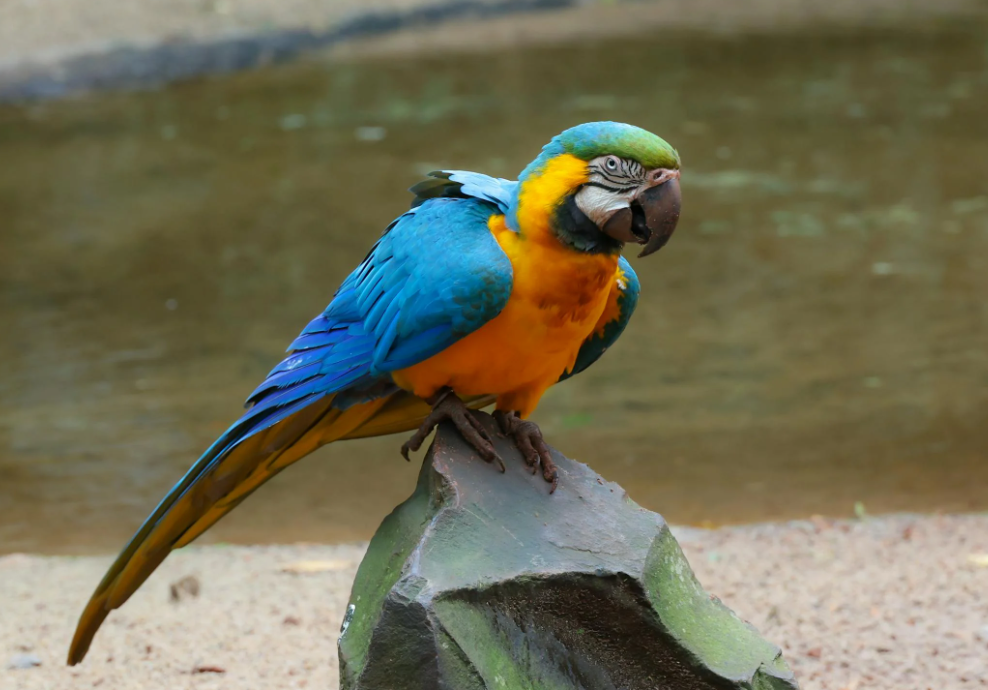
#> input picture img_data/anhchim2.png, 988 x 690 px
$ jupyter execute lab6.ipynb
#> lines starting #> are read from the running program, lines starting #| are printed output that depends on the picture
[cell 1]
import cv2
import numpy as np
import matplotlib.pyplot as plt
import os

# 1. ĐỌC ẢNH
img_path = os.path.join('.', 'img_data', 'anhchim2.png')
img = cv2.imread(img_path)
#> img is the input picture: shape (690, 988, 3); mean B, G, R 85.9, 110.4, 112.9

if img is None:
    print("Không tìm thấy ảnh tại:", img_path)
    exit()

img_gray = cv2.cvtColor(img, cv2.COLOR_BGR2GRAY)
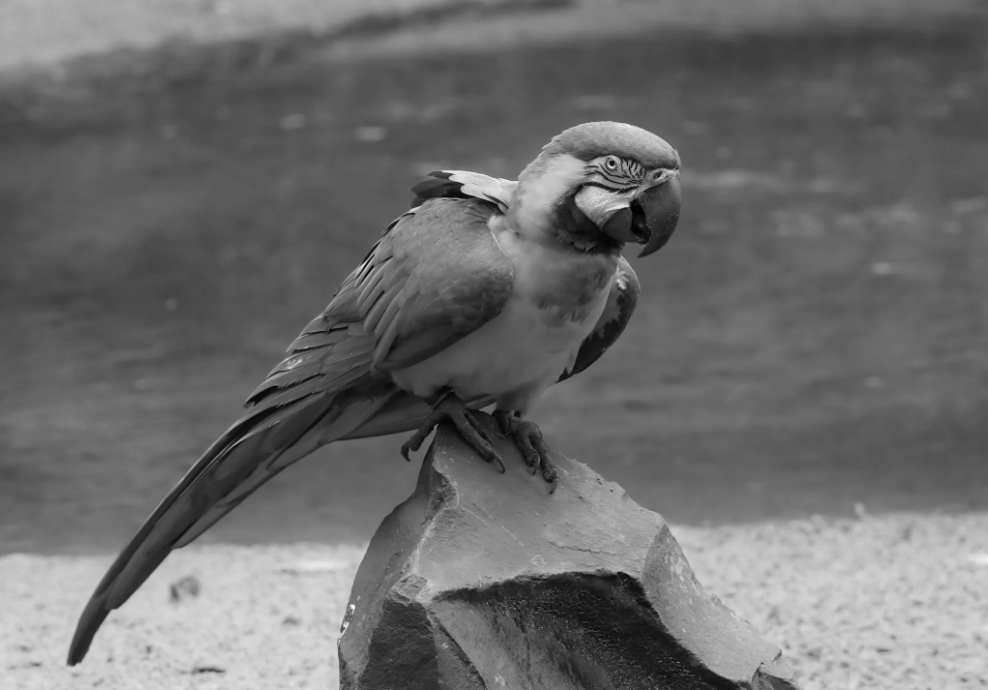
#> img_gray: shape (690, 988); min 1, max 250, mean 108.3

k_size = 7
kernel = np.ones((k_size, k_size), dtype=np.float32) / (k_size * k_size)

# CÁCH 1: DÙNG HÀM TỰ VIẾT (Manual Convolution)

def manual_convolution(image, kernel):
    h, w = image.shape
#> h = 690; w = 988
    k = kernel.shape[0]
    pad = k // 2


    output = np.zeros((h, w), dtype=np.float32)
    padded = np.pad(image, ((pad, pad), (pad, pad)), mode='constant')
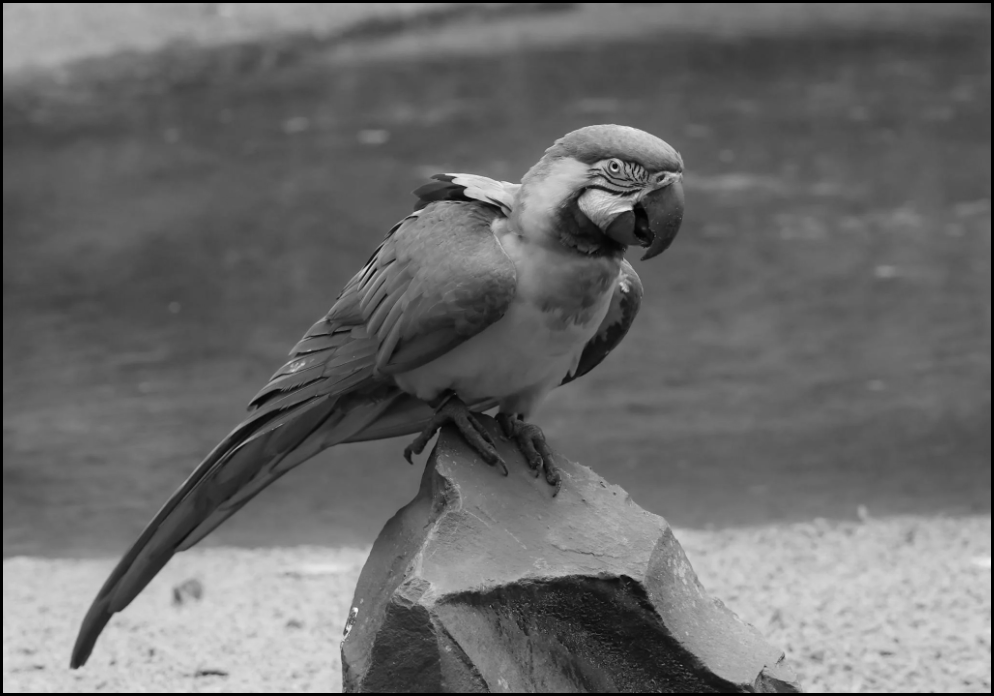
#> padded: shape (696, 994); min 0, max 250, mean 106.7

    # Thực hiện trượt cửa sổ
    for y in range(h):
        for x in range(w):
            region = padded[y:y+k, x:x+k]
            value = np.sum(region * kernel)
            output[y, x] = value

    return np.clip(output, 0, 255).astype(np.uint8)

result_manual = manual_convolution(img_gray, kernel)


# CÁCH 2: DÙNG THƯ VIỆN OPENCV

# Theo tài liệu OpenCV, có 2 cách phổ biến để làm mờ
# Cách A: Dùng hàm blur chuyên dụng
result_opencv = cv2.blur(img_gray, (k_size, k_size))

# Cách B: Dùng filter2D (tổng quát hơn) làm mờ, làm nét, tìm cạnh, trích xuất đặc trưng
# result_opencv = cv2.filter2D(img_gray, -1, kernel)


# HIỂN THỊ
titles = ['Original Gray', 'Manual Convolution', 'OpenCV Blur']
images = [img_gray, result_manual, result_opencv]

plt.figure(figsize=(15, 5))
for i in range(3):
    plt.subplot(1, 3, i+1)
    plt.imshow(images[i], cmap='gray')
    plt.title(titles[i])
    plt.axis("off")

plt.tight_layout()
plt.show()
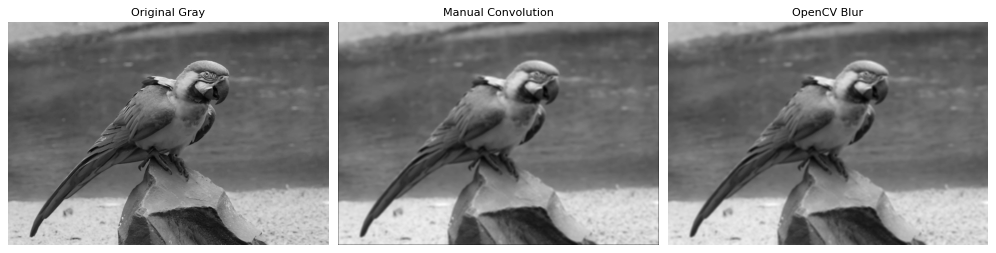
#> figure drawn by matplotlib, 3 panels

$ run again, with img_data/chimvang.png copied over img_data/anhchim2.png
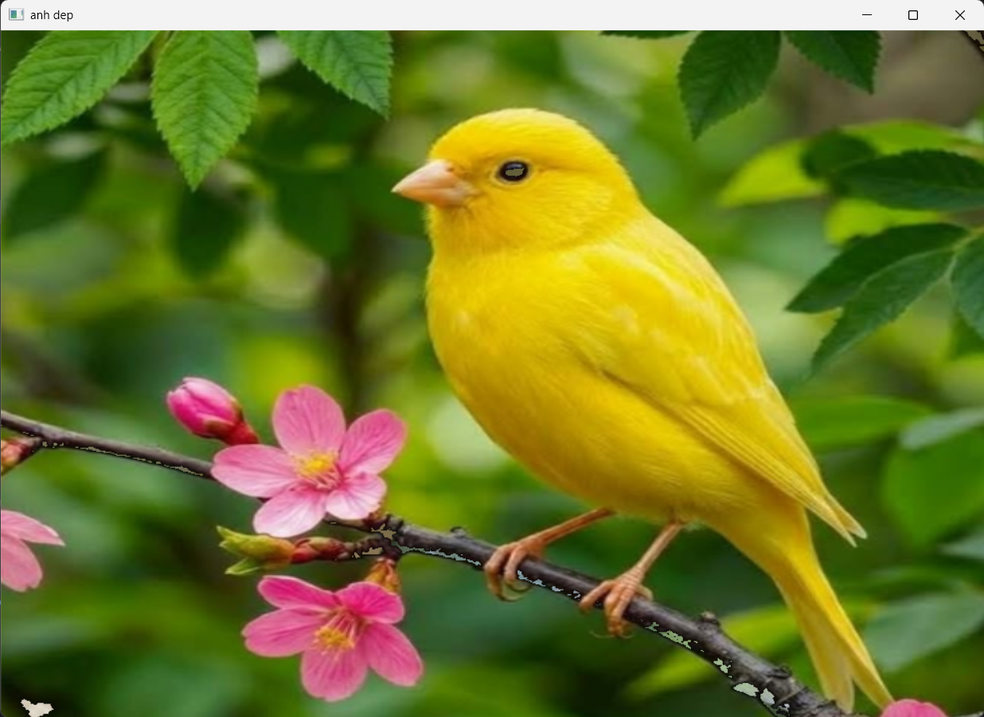
#> input picture img_data/chimvang.png, 984 x 717 px, shrunk from 1236 x 900 before the run
#> img is the input picture: shape (717, 984, 3); mean B, G, R 41.2, 119.6, 109.8
#> in manual_convolution, `padded = np.pad(image, ((pad, pad), (pad, pad)), mode='constant')`:
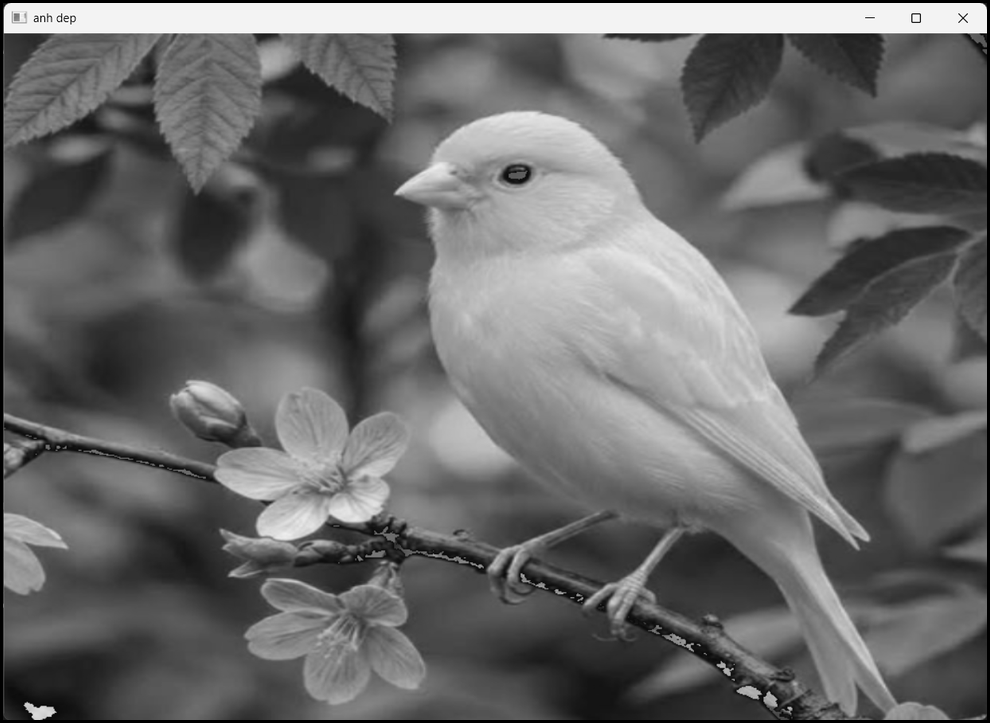
#> padded: shape (723, 990); min 0, max 255, mean 106.2
#> `plt.show()`:
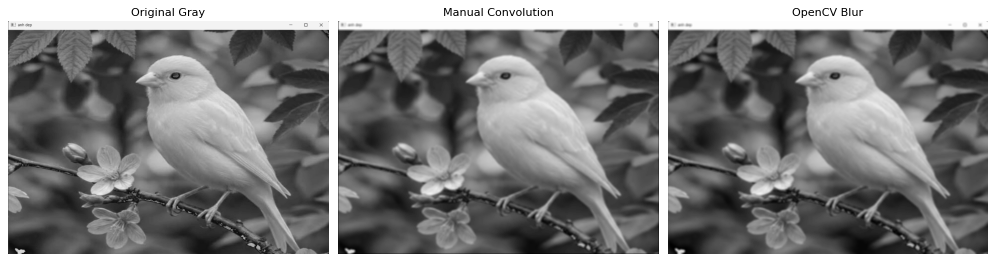
#> figure drawn by matplotlib, 3 panels

$ run again, with img_data/anhnaptrai.jpg saved as img_data/anhchim2.png
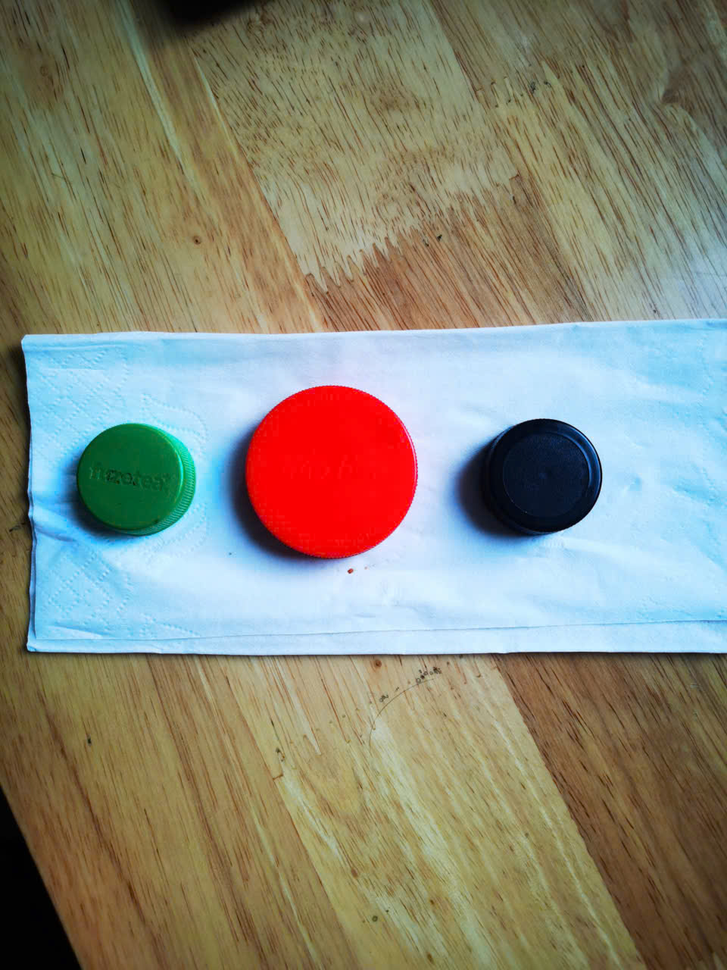
#> input picture img_data/anhnaptrai.jpg, 727 x 970 px, shrunk from 960 x 1280 before the run
#> img is the input picture: shape (970, 727, 3); mean B, G, R 120.2, 136.2, 137.1
#> in manual_convolution, `padded = np.pad(image, ((pad, pad), (pad, pad)), mode='constant')`:
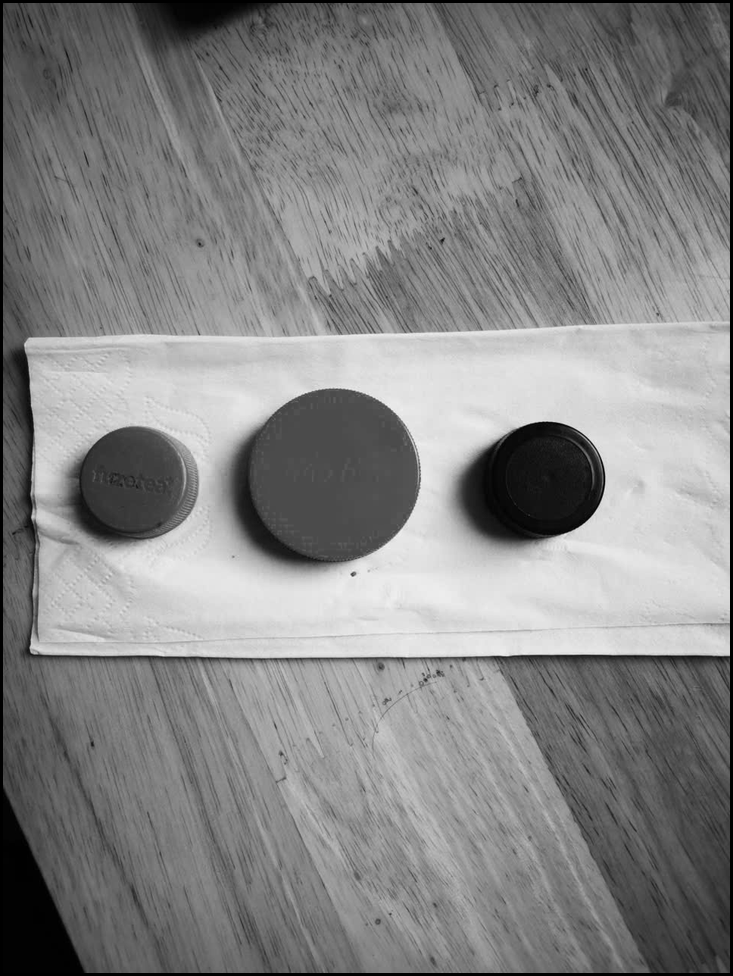
#> padded: shape (976, 733); min 0, max 242, mean 132.7
#> `plt.show()`:
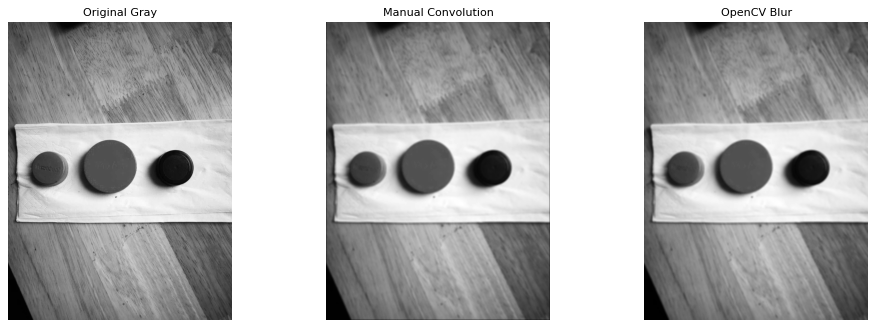
#> figure drawn by matplotlib, 3 panels
